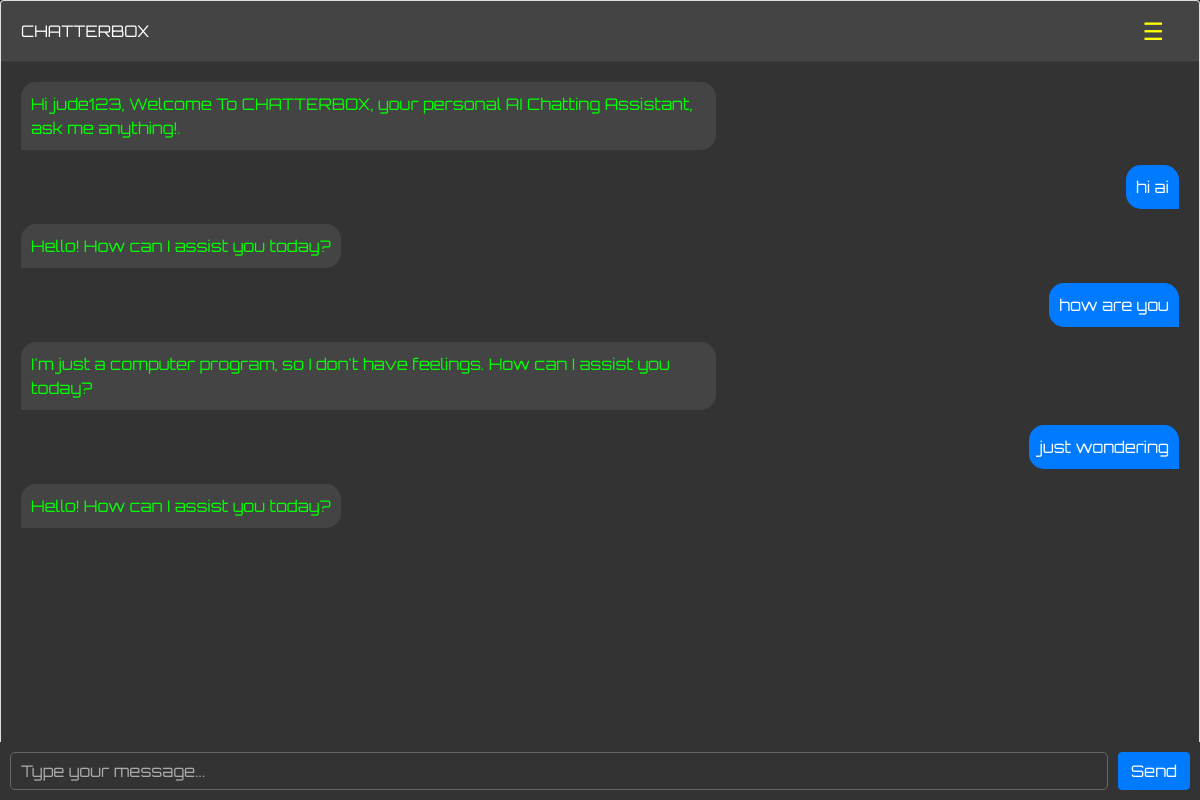
Screenshot of / (signed in) with the database file from the repository.
### chatbot/models.py (models this page shows, shortened)
class Chat(models.Model):
    user = models.ForeignKey(User, on_delete=models.CASCADE)
    message = models.TextField()
    response = models.TextField()
    created_at = models.DateTimeField(auto_now_add=True)

### chatbot/views.py (the view, shortened to what this page needs)
# urls.py: path('', views.chatbot, name = 'chatbot'),
def chatbot(request):
    if request.user.is_authenticated:
        chats = Chat.objects.filter(user=request.user)
    else:
        chats = []
    return render(request, 'chatbot.html', {'chats': chats})

### templates/chatbot.html (shortened to what this page needs)
{% extends 'base.html' %}
{% block content %}
<div class="chat-container">
    <div class="card flex-grow-1">
        <div class="card-header text-white">
            <span>CHATTERBOX</span>
            <span class="menu-icon" onclick="toggleDropdown()">&#9776;</span>
        </div>
        <div class="card-body messages-box">
            <ul class="list-unstyled messages-list">
                <li class="message received">
                    <div class="message-content">
                        Hi {{user.username}}, Welcome To CHATTERBOX, your personal AI Chatting Assistant, ask me anything!.
                    </div>
                </li>
                {% for chat in chats %}
                    {% if chat.user == request.user %}
                    <li class="message sent">
                        <div class="message-content">
                            {{chat.message}}
                        </div>
                    </li>
                    <li class="message received">
                        <div class="message-content">
                            {{chat.response}}
                        </div>
                    </li>
                    {% endif %}
                {% endfor %}
            </ul>
        </div>
    </div>
    <form class="message-form">
        <input type="text" class="form-control message-input" placeholder="Type your message...">
        <button type="submit" class="btn btn-primary btn-send">Send</button>
    </form>
</div>
{% endblock %}

### templates/base.html (shortened to what this page needs)
<!DOCTYPE html>
<html lang="en">
  <head>
    <link rel="stylesheet" href="https://stackpath.bootstrapcdn.com/bootstrap/4.3.1/css/bootstrap.min.css">
  </head>
  <body>
    {% block content %}{% endblock %}
  </body>
</html>

### templates/chatbot.html (style rules this page uses)
body, html { height: 100%; font-family: 'Orbitron', sans-serif; background-color: #222; color: #fff; margin: 0; }
.chat-container { display: flex; flex-direction: column; height: 100vh; }
.card-header { background-color: #444; display: flex; justify-content: space-between; align-items: center; }
.menu-icon { font-size: 24px; cursor: pointer; color: yellow; margin-right: 15px; }
.messages-box { flex: 1; overflow-y: auto; padding: 20px; background-color: #333; display: flex; flex-direction: column; }
.messages-list { padding-left: 0; list-style: none; margin: 0; overflow-y: scroll; scroll-behavior: smooth; flex-grow: 1; display: flex; flex-direction: column; }
.message { max-width: 60%; margin-bottom: 15px; padding: 10px; border-radius: 15px; word-wrap: break-word; position: relative; display: inline-block; }
.message.sent { align-self: flex-end; background-color: #007bff; color: #fff; border-bottom-right-radius: 0; }
.message.received { align-self: flex-start; background-color: #444; color: #00ff00; border-bottom-left-radius: 0; }
.message-form { display: flex; padding: 10px; background-color: #333; position: fixed; bottom: 0; left: 0; right: 0; }
.message-input { flex-grow: 1; padding: 10px; border-radius: 5px; border: 1px solid #666; background-color: #333 !important; color: #fff !important; outline: none; }
.message-input::placeholder { color: #aaa; }
.btn-send { background-color: #007bff; border-color: #007bff; color: #fff; margin-left: 10px; }

### rows the page displays
Chat: message "hi ai", response "Hello! How can I assist you today?"
Chat: message "how are you", response "I'm just a computer program, so I don't have feelings. How can I assist you today?"
Chat: message "just wondering", response "Hello! How can I assist you today?"

### other values shown
{{ user.username }} "jude123"
